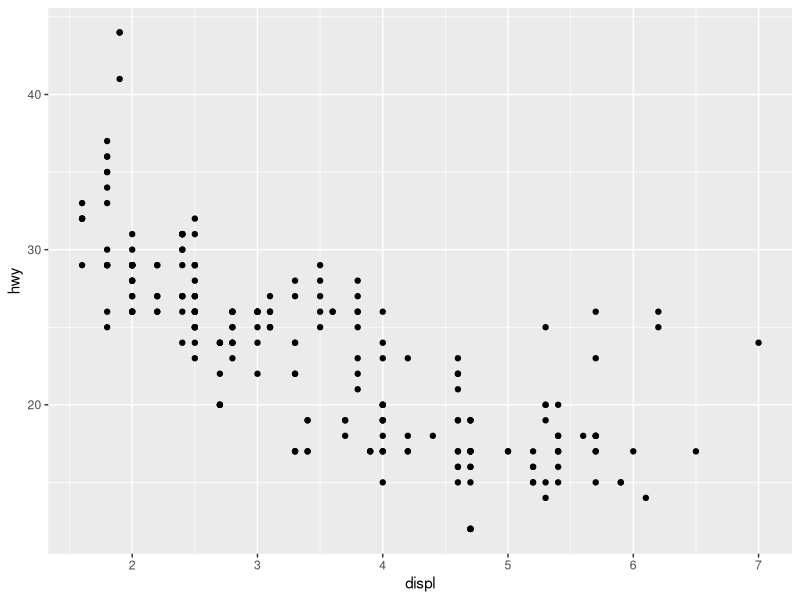
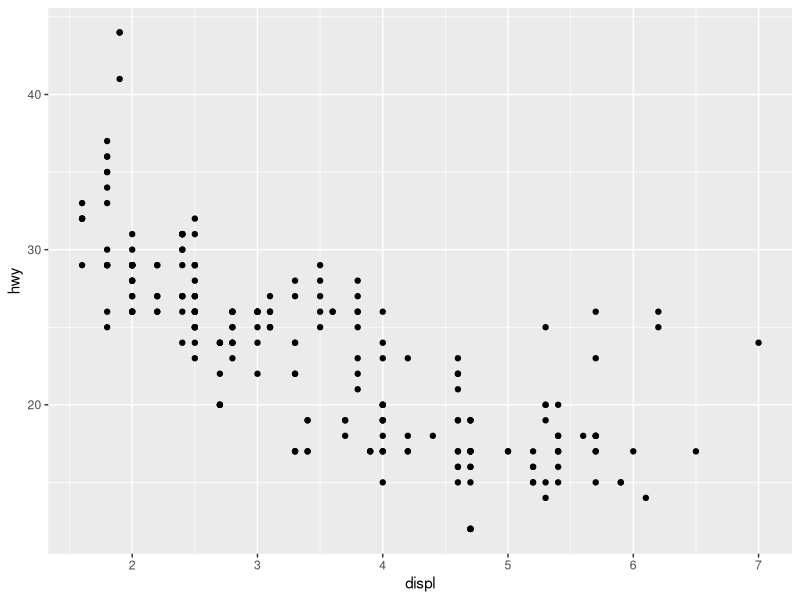
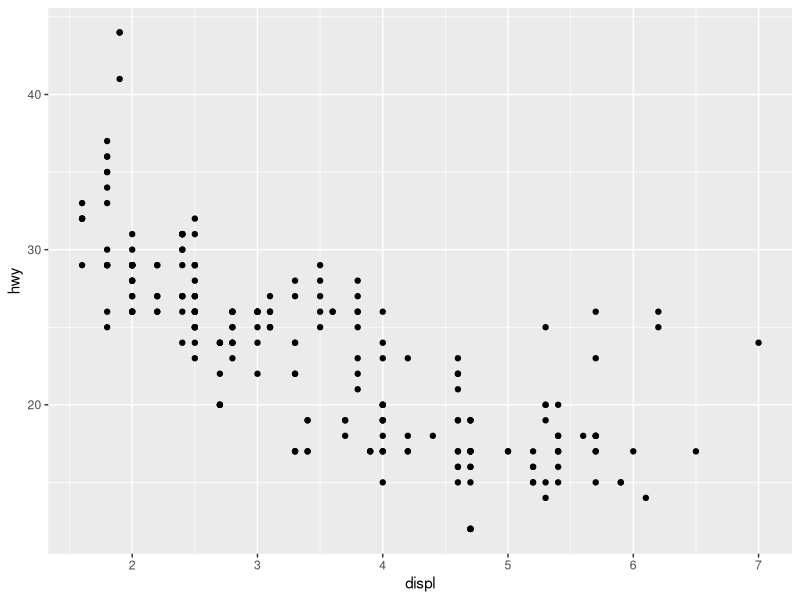
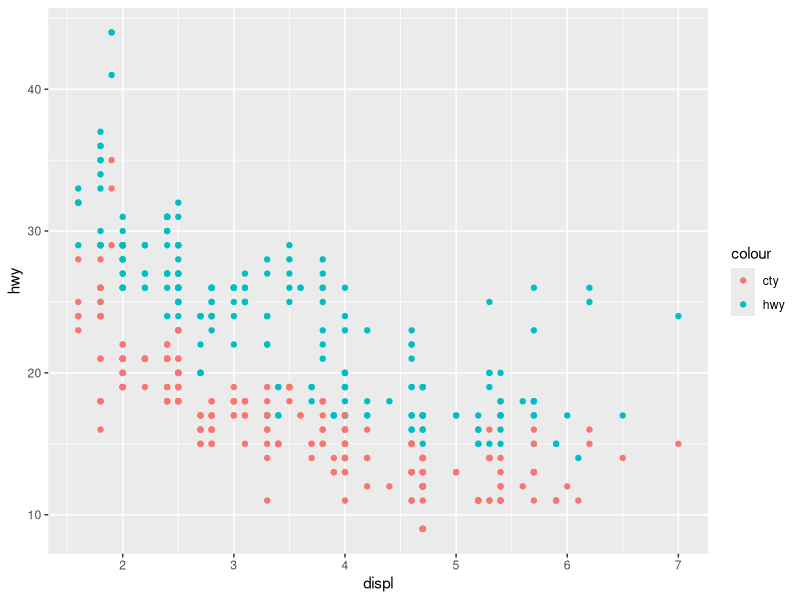
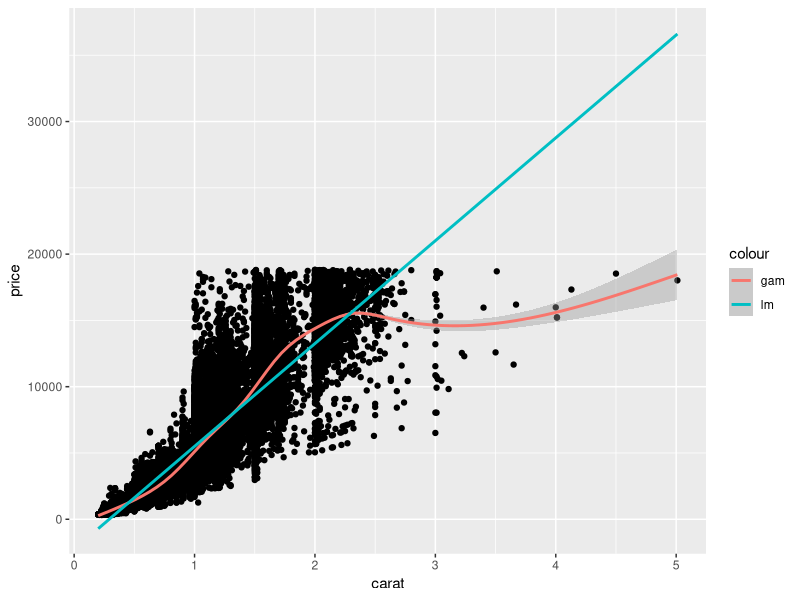

Source code (R) for these figures, in order: (Note: this script raises an error after producing the figures.)
## ---- chunk 1
# knitr options
knitr::opts_chunk$set(echo = TRUE)
## ---- chunk 2
library(tidyverse)

## ---- chunk 3
## NOTE: No need to modify! Just example code
ggplot(
  data = mpg,
  mapping = aes(x = displ, y = hwy)
) +
  geom_point()
## ---- chunk 4
## NOTE: No need to modify! Just example code
ggplot(
  mpg,
  aes(x = displ, y = hwy)
) +
  geom_point()
## ---- chunk 5
## NOTE: No need to modify! Just example code
ggplot(
  mpg,
  aes(displ, hwy)
) +
  geom_point()
## ---- chunk 6
## NOTE: No need to modify! Just example code
ggplot(mpg, aes(x = displ)) +
  geom_point(aes(y = hwy, color = "hwy")) +
  geom_point(aes(y = cty, color = "cty"))
## ---- chunk 7
## TODO: Add a "gam" and "lm" smooth to the following plot
diamonds %>%
  ggplot(aes(carat, price)) +
  geom_point() +
  geom_smooth(aes(color = "gam"), method = "gam") +
  geom_smooth(aes(color = "lm"), method = "lm")

## ---- chunk 8
## TODO: Use df_annotate below to add text labels to the scatterplot
df_annotate <-
  mpg %>%
  group_by(class) %>%
  summarize(
    displ = mean(displ),
    hwy = mean(hwy)
  )

mpg %>%
  ggplot(aes(displ, hwy)) +
  geom_point(aes(color = class)) +
  geom_label_repel(
    data = df_annotate,
    aes(label = class, fill = class)
  )
## ---- chunk 9
## NOTE: No need to modify! Just analyze the scatterplot
mpg %>%
  pivot_longer(names_to = "source", values_to = "mpg", c(hwy, cty)) %>%
  ggplot(aes(displ, mpg, color = source)) +
  geom_point() +
  geom_smooth() +
  scale_color_discrete(name = "Mileage Type") +
  labs(
    x = "Engine displacement (liters)",
    y = "Mileage (mpg)"
  )
## ---- chunk 10
economics %>%
  filter(date > lubridate::ymd("2010-01-01")) %>%
  ggplot(aes(date, pop)) +
  geom_col()
## ---- chunk 11
economics %>%
  filter(date > lubridate::ymd("2010-01-01")) %>%
  ggplot(aes(date, pop)) +
  geom_point()
## ---- chunk 12
economics %>%
  mutate(pop_delta = pop - lag(pop)) %>%
  filter(date > lubridate::ymd("2005-01-01")) %>%
  ggplot(aes(date, pop_delta)) +
  geom_col()
## ---- chunk 13
economics %>%
  mutate(pop_delta = pop - lag(pop)) %>%
  filter(date > lubridate::ymd("2005-01-01")) %>%
  ggplot(aes(date, pop_delta)) +
  geom_point()
